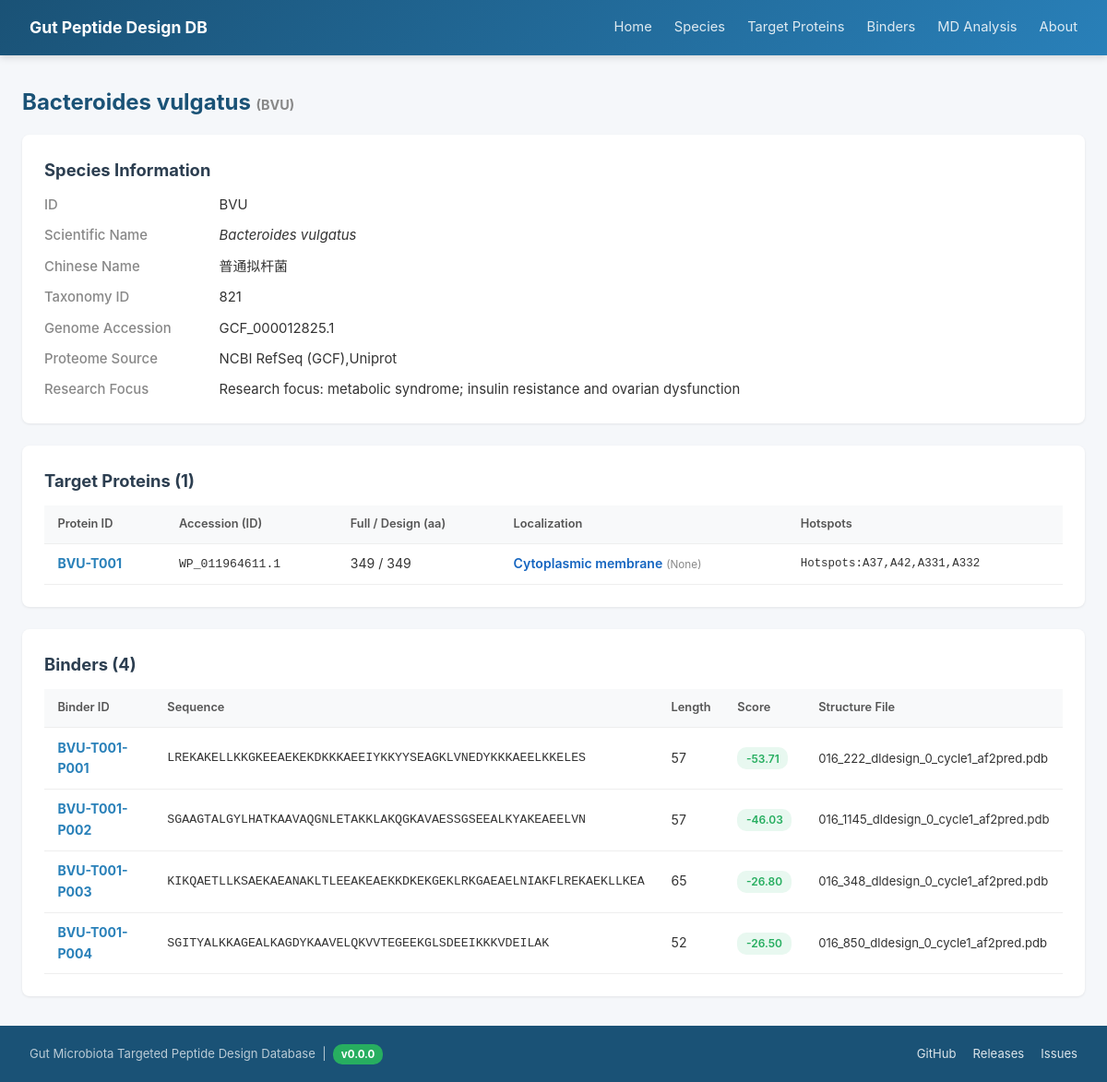
/species/BVU, run on the app's committed database.
### tables this page shows
CREATE TABLE Species (
        Species_ID      TEXT PRIMARY KEY,
        Scientific_Name TEXT NOT NULL,
        Chinese_Name    TEXT,
        Taxonomy_ID     INTEGER,
        Genome_Accession TEXT,
        Proteome_Source TEXT,
        Notes           TEXT
    );

CREATE TABLE Target_Protein (
        Species_ID            TEXT NOT NULL,
        Protein_ID            TEXT PRIMARY KEY,
        ID_Accession          TEXT,
        Full_Length           INTEGER,
        AA_Length             INTEGER,
        Protein_Sequence      TEXT,
        Localization_Evidence TEXT,
        DeepLocPro_Location   TEXT,
        DeepLocPro_ExtProb    REAL,
        SignalP_Category      TEXT,
        SignalP_SPLen         INTEGER,
        DeepTMHMM_Type        TEXT,
        Pfam_Family           TEXT,
        Notes                 TEXT,
        FOREIGN KEY (Species_ID) REFERENCES Species(Species_ID)
    );

CREATE TABLE Binder (
        Binder_ID       TEXT PRIMARY KEY,
        Species_ID      TEXT NOT NULL,
        Binder_Sequence TEXT,
        Length          INTEGER,
        Raw_Score       REAL,
        dG_sep_norm     REAL,
        dSASA_int       REAL,
        complex_norm    REAL,
        total_score     REAL,
        packstat        REAL,
        hbonds_int      INTEGER,
        pLDDT_total     REAL,
        pLDDT_binder    REAL,
        PAE_interaction REAL,
        binder_RMSD     REAL,
        target_RMSD     REAL,
        Sequence_File   TEXT,
        Structure_File  TEXT,
        Notes           TEXT,
        FOREIGN KEY (Species_ID) REFERENCES Species(Species_ID)
    );

### app.py (the view)
@app.route('/species/<sid>')
def species_detail(sid):
    db = get_db()
    sp = db.execute("SELECT * FROM Species WHERE Species_ID=?", (sid,)).fetchone()
    if not sp: return "未找到", 404
    proteins = db.execute("SELECT * FROM Target_Protein WHERE Species_ID=?", (sid,)).fetchall()
    binders = db.execute("SELECT * FROM Binder WHERE Species_ID=? ORDER BY Raw_Score", (sid,)).fetchall()
    return render_template('species_detail.html', sp=sp, proteins=proteins, binders=binders)

### app.py (called while the page is built)
@app.context_processor
def inject_meta():
    return {'DB_VERSION': DB_VERSION, 'REPO_URL': REPO_URL}

def get_db():
    if 'db' not in g:
        g.db = sqlite3.connect(DB_PATH)
        g.db.row_factory = sqlite3.Row
    return g.db

### templates/species_detail.html (shortened to what this page needs)
{% extends "base.html" %}
{% block content %}
<h1>{{ sp.Scientific_Name }} <small style="font-size:.6em; color:#888;">({{ sp.Species_ID }})</small></h1>
<div class="card">
    <h2>Species Information</h2>
    <div class="detail-grid">
        <div class="detail-label">ID</div><div>{{ sp.Species_ID }}</div>
        <div class="detail-label">Scientific Name</div><div><em>{{ sp.Scientific_Name }}</em></div>
        <div class="detail-label">Chinese Name</div><div>{{ sp.Chinese_Name }}</div>
        <div class="detail-label">Taxonomy ID</div><div>{{ sp.Taxonomy_ID }}</div>
        <div class="detail-label">Genome Accession</div><div>{{ sp.Genome_Accession }}</div>
        <div class="detail-label">Proteome Source</div><div>{{ sp.Proteome_Source }}</div>
        <div class="detail-label">Research Focus</div><div>{{ sp.Notes }}</div>
    </div>
</div>
<div class="card">
    <h2>Target Proteins ({{ proteins|length }})</h2>
    {% if proteins %}
    <table>
        <thead><tr><th>Protein ID</th><th>Accession (ID)</th><th>Full / Design (aa)</th><th>Localization</th><th>Hotspots</th></tr></thead>
        <tbody>
            {% for p in proteins %}
            <tr>
                <td><a href="/proteins/{{ p.Protein_ID }}"><strong>{{ p.Protein_ID }}</strong></a></td>
                <td style="font-family:monospace;font-size:.82rem;">{{ p.ID_Accession }}</td>
                <td>{{ p.Full_Length }} / {{ p.AA_Length }}</td>
                <td>
                    {% if p.DeepLocPro_Location == 'Extracellular' %}<span style="color:#2e7d32;font-weight:600;">Extracellular</span>{% else %}<span style="color:#1565c0;font-weight:600;">Cytoplasmic membrane</span>{% endif %}
                    <small style="color:#888;">({{ p.DeepTMHMM_Type }})</small>
                </td>
                <td style="font-size:.78rem;font-family:monospace;">{{ p.Notes or '-' }}</td>
            </tr>
            {% endfor %}
        </tbody>
    </table>
    {% else %}<div class="empty-state"><p>No target proteins</p></div>{% endif %}
</div>
<div class="card">
    <h2>Binders ({{ binders|length }})</h2>
    {% if binders %}
    <table>
        <thead><tr><th>Binder ID</th><th>Sequence</th><th>Length</th><th>Score</th><th>Structure File</th></tr></thead>
        <tbody>
            {% for b in binders %}
            <tr>
                <td><a href="/binders/{{ b.Binder_ID }}"><strong>{{ b.Binder_ID }}</strong></a></td>
                <td style="font-family:monospace; font-size:.83rem;">{{ b.Binder_Sequence }}</td>
                <td>{{ b.Length or '-' }}</td>
                <td>
                    {% if b.Raw_Score %}
                    <span class="badge {% if b.Raw_Score < -6 %}badge-green{% elif b.Raw_Score < -4 %}badge-blue{% else %}badge-orange{% endif %}">
                        {{ "%.2f"|format(b.Raw_Score) }}
                    </span>{% else %}-{% endif %}
                </td>
                <td style="font-size:.82rem;">{{ b.Structure_File or '-' }}</td>
            </tr>
            {% endfor %}
        </tbody>
    </table>
    {% else %}<div class="empty-state"><p>No binders</p></div>{% endif %}
</div>
{% endblock %}

### templates/base.html (style rules this page uses)
* { margin:0; padding:0; box-sizing:border-box; }
body { font-family:-apple-system,BlinkMacSystemFont,"Segoe UI","PingFang SC","Microsoft YaHei",sans-serif; background:#f5f7fa; color:#333; line-height:1.6; }
.card { background:white; border-radius:8px; box-shadow:0 1px 3px rgba(0,0,0,.08); padding:1.5rem; margin-bottom:1.5rem; }
table { width:100%; border-collapse:collapse; font-size:.88rem; }
th,td { padding:.65rem .9rem; text-align:left; border-bottom:1px solid #eee; }
th { background:#f8f9fa; font-weight:600; color:#555; font-size:.8rem; }
.badge { display:inline-block; padding:.15rem .6rem; border-radius:10px; font-size:.75rem; font-weight:600; }
.badge-green { background:#e8f8f0; color:#27ae60; }
.detail-grid { display:grid; grid-template-columns:180px 1fr; gap:.6rem; font-size:.93rem; }
.detail-label { color:#888; font-weight:500; }
h1 { font-size:1.5rem; margin-bottom:1rem; color:#1a5276; }
h2 { font-size:1.15rem; margin-bottom:.7rem; color:#2c3e50; }
a { color:#2980b9; text-decoration:none; }

### data on the page
Species: Scientific_Name "Bacteroides vulgatus", Species_ID "BVU", Chinese_Name "普通拟杆菌", Taxonomy_ID "821", Genome_Accession "GCF_000012825.1", Proteome_Source "NCBI RefSeq (GCF),Uniprot", Notes "Research focus: metabolic syndrome; insulin resistance and ovarian dysfunction"
Target_Protein: Protein_ID "BVU-T001", ID_Accession "WP_011964611.1", Full_Length "349", AA_Length "349", DeepTMHMM_Type "None", Notes "Hotspots:A37,A42,A331,A332"
Binder: Binder_ID "BVU-T001-P001", Binder_Sequence "LREKAKELLKKGKEEAEKEKDKKKAEEIYKKYYSEAGKLVNEDYKKKAEELKKELES", Length "57", Raw_Score "-53.71", Structure_File "016_222_dldesign_0_cycle1_af2pred.pdb"
Binder: Binder_ID "BVU-T001-P002", Binder_Sequence "SGAAGTALGYLHATKAAVAQGNLETAKKLAKQGKAVAESSGSEEALKYAKEAEELVN", Length "57", Raw_Score "-46.03", Structure_File "016_1145_dldesign_0_cycle1_af2pred.pdb"
Binder: Binder_ID "BVU-T001-P003", Binder_Sequence "KIKQAETLLKSAEKAEANAKLTLEEAKEAEKKDKEKGEKLRKGAEAELNIAKFLREKAEKLLKEA", Length "65", Raw_Score "-26.80", Structure_File "016_348_dldesign_0_cycle1_af2pred.pdb"
Binder: Binder_ID "BVU-T001-P004", Binder_Sequence "SGITYALKKAGEALKAGDYKAAVELQKVVTEGEEKGLSDEEIKKKVDEILAK", Length "52", Raw_Score "-26.50", Structure_File "016_850_dldesign_0_cycle1_af2pred.pdb"

### other printed values
{{ proteins|length }} "1"
{{ binders|length }} "4"
{{ DB_VERSION }} "0.0.0"
